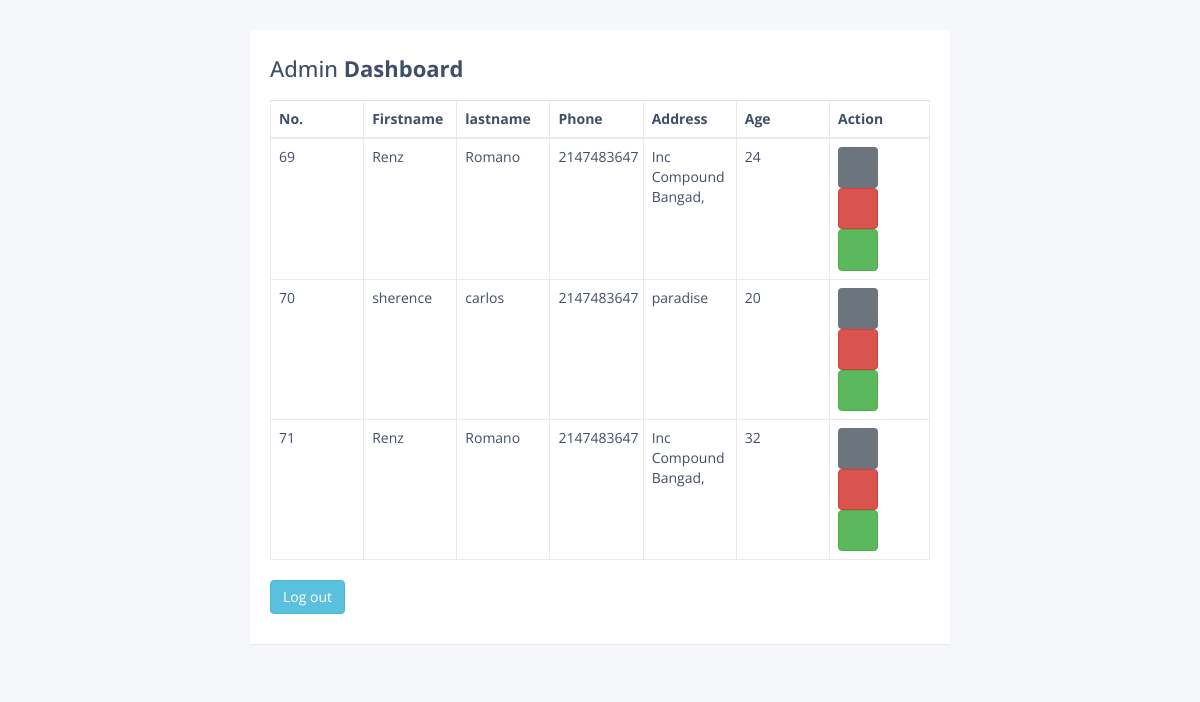
Page /dashboard_admin.php on the committed database.
### tables this page shows
CREATE TABLE `employee_details` (
  `id` int(255) NOT NULL,
  `firstname` varchar(255) NOT NULL,
  `lastname` varchar(255) NOT NULL,
  `phone` int(255) NOT NULL,
  `address` varchar(255) NOT NULL,
  `age` int(255) NOT NULL
);

### dashboard_admin.php (the view, shortened to what this page needs)
<!DOCTYPE html>
<html lang="en">
<head>
     <link href="//maxcdn.bootstrapcdn.com/bootstrap/4.1.1/css/bootstrap.min.css" rel="stylesheet" id="bootstrap-css">
     <link rel="stylesheet" href="https://maxcdn.bootstrapcdn.com/font-awesome/4.7.0/css/font-awesome.min.css">
     <link rel="stylesheet" href="https://maxcdn.bootstrapcdn.com/bootstrap/3.3.7/css/bootstrap.min.css">
</head>
<body>
     <div class="container">
          <div class="table-wrapper">
               <div class="table-title">
                    <div class="row">
                         <div class="col-sm-8">
                              <h2>Admin <b>Dashboard</b></h2>
                         </div>
                         <div class="col-sm-4">
                         </div>
                    </div>
               </div>
               <table class="table table-bordered">
                    <thead>
                         <tr>
                              <th>No.</th>
                              <th>Firstname</th>
                              <th>lastname</th>
                              <th>Phone</th>
                              <th>Address</th>
                              <th>Age</th>
                              <th>Action</th>
                         </tr>
                    </thead>
                    <tbody>
                         <?php
                         $servername = "localhost";
                         $username = "root";
                         $password = "";
                         $database = "employee";
                         $conn = new mysqli($servername, $username, $password, $database);
                         $sql = "SELECT * FROM employee_details";
                         $result = $conn->query($sql);
                         if ($result->num_rows > 0) {
                              while ($row = $result->fetch_assoc()) {
                                   echo "<tr>
                                   <td>{$row['id']}</td>
                                   <td class='firstname'>{$row['firstname']}</td>
                                   <td class='lastname'>{$row['lastname']}</td>
                                   <td class='phone'>{$row['phone']}</td>
                                   <td class='address'>{$row['address']}</td>
                                   <td class='age'>{$row['age']}</td>
                                   <td>
                                        <button class='btn btn-info add' data-toggle='tooltip' title='Add'>
                                             <i class='fas fa-plus'></i>
                                        </button>
                                        <button class='btn btn-secondary edit' data-toggle='tooltip' title='Edit' >
                                             <i class='fas fa-edit'></i>
                                        </button>
                                        <button class='btn btn-danger delete' data-toggle='tooltip' title='Delete' data-id='{$row['id']}'>
                                             <i class='fas fa-trash'></i>
                                        </button>
                                        <button class='btn btn-success save' data-toggle='tooltip' title='Save' data-id='{$row['firstname']} , {$row['lastname']} , {$row['phone']} , {$row['address']} , {$row['age']}'>
                                             <i class='fas fa-save'></i>
                                        </button>
                                   </td>
                              </tr>";
                              }
                         } else {
                              echo "<tr><td colspan='6'>No data available</td></tr>";
                         }
                         ?>
                    </tbody>
               </table>
               <p class="signin"><a class="btn btn-info add-new" href="index.php">Log out</a> </p>
          </div>
     </div>
</body>
</html>

### dashboard_admin.php (style rules this page uses)
body { color: #404E67; background: #F5F7FA; font-family: 'Open Sans', sans-serif; }
.table-wrapper { width: 700px; margin: 30px auto; background: #fff; padding: 20px; box-shadow: 0 1px 1px rgba(0, 0, 0, .05); }
.table-title { padding-bottom: 10px; margin: 0 0 10px; }
.table-title h2 { margin: 6px 0 0; font-size: 22px; }
table.table { table-layout: fixed; }
table.table tr th, table.table tr td { border-color: #e9e9e9; }
table.table th:last-child { width: 100px; }
table.table td i { font-size: 19px; }

### rows in the picture
employee_details: id "69", firstname "Renz", lastname "Romano", phone "2147483647", address "Inc Compound Bangad,", age "24"
employee_details: id "70", firstname "sherence", lastname "carlos", phone "2147483647", address "paradise", age "20"
employee_details: id "71", firstname "Renz", lastname "Romano", phone "2147483647", address "Inc Compound Bangad,", age "32"
